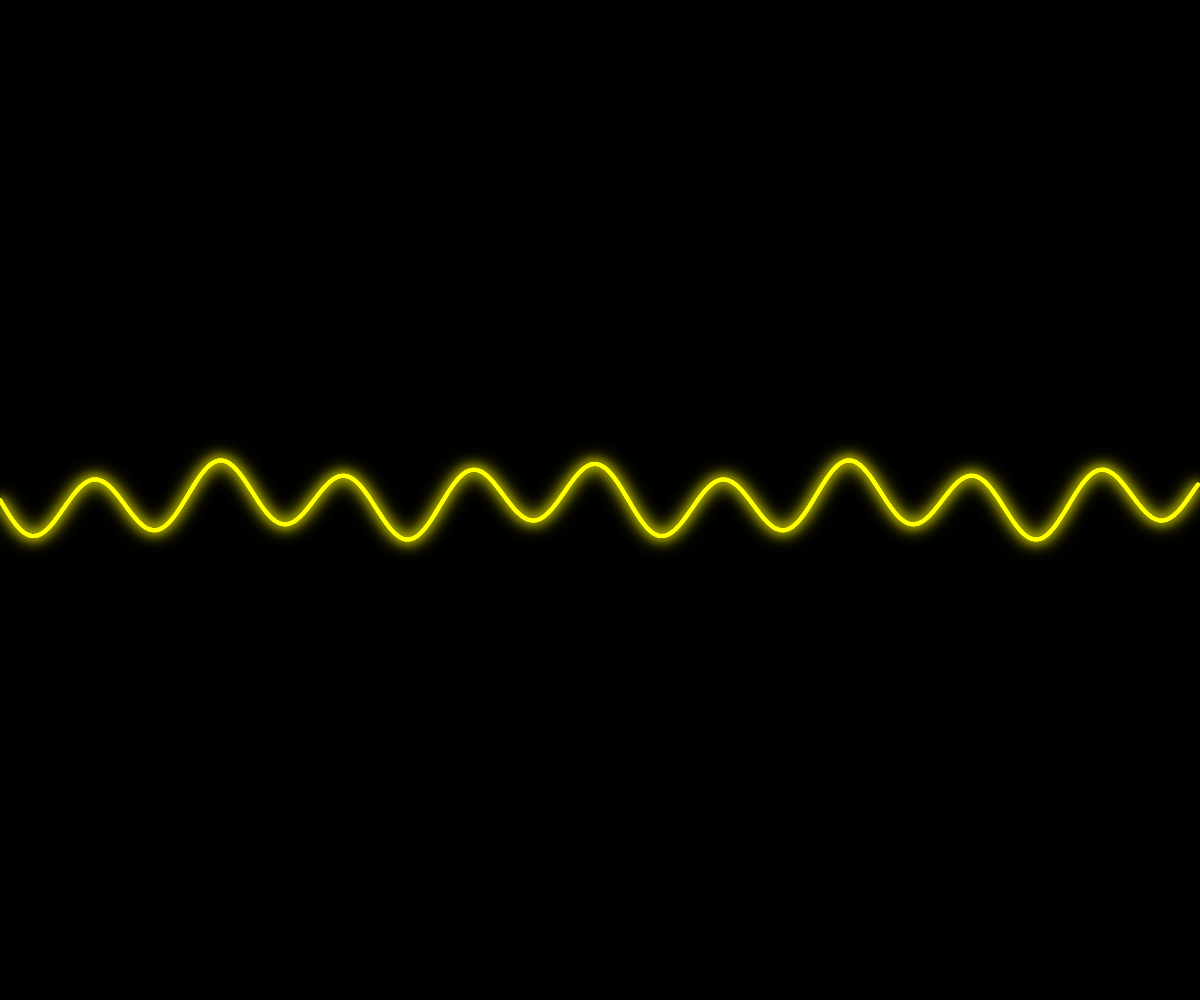
Frame 1 (no input)
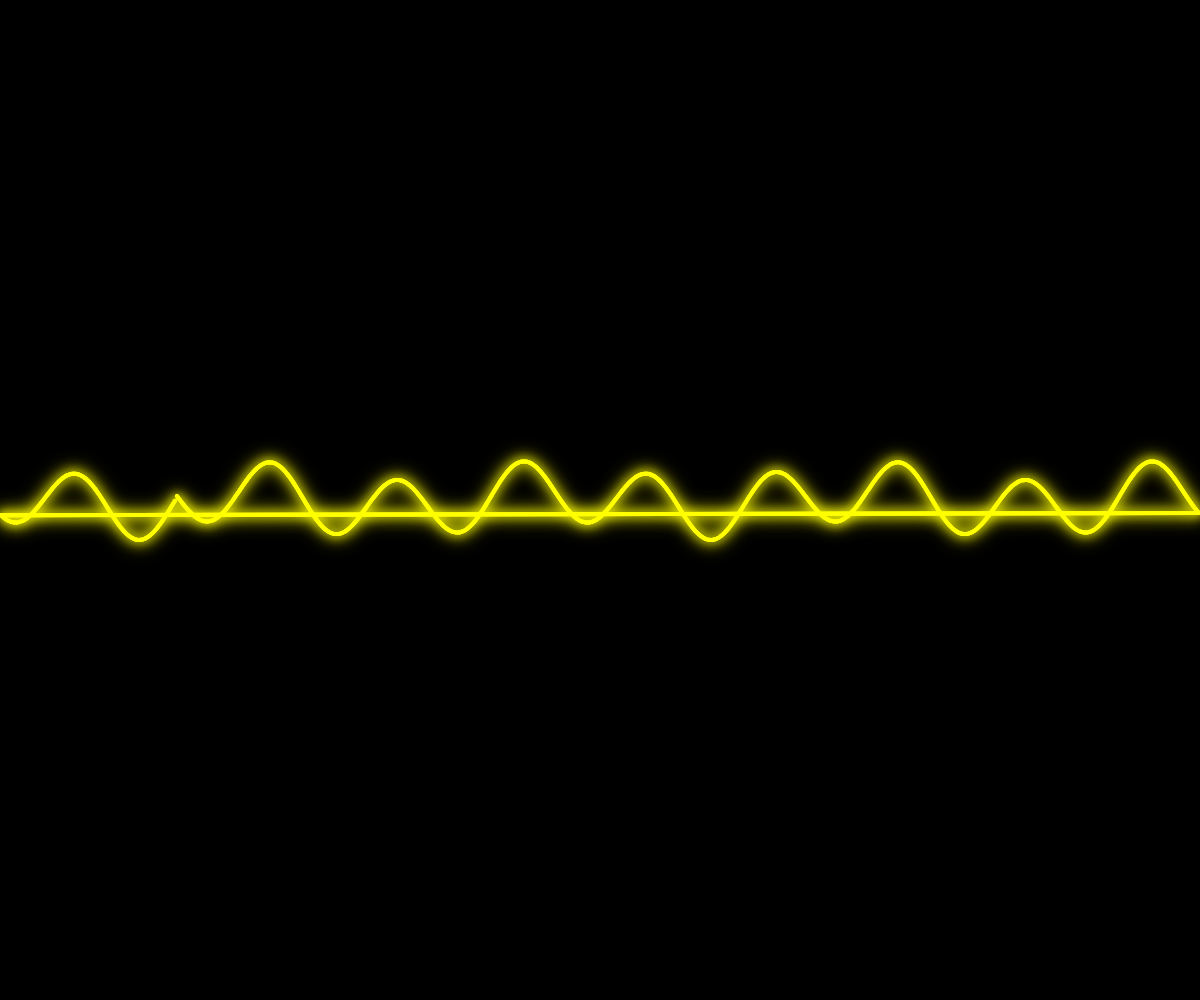
Frame 60 (no input)
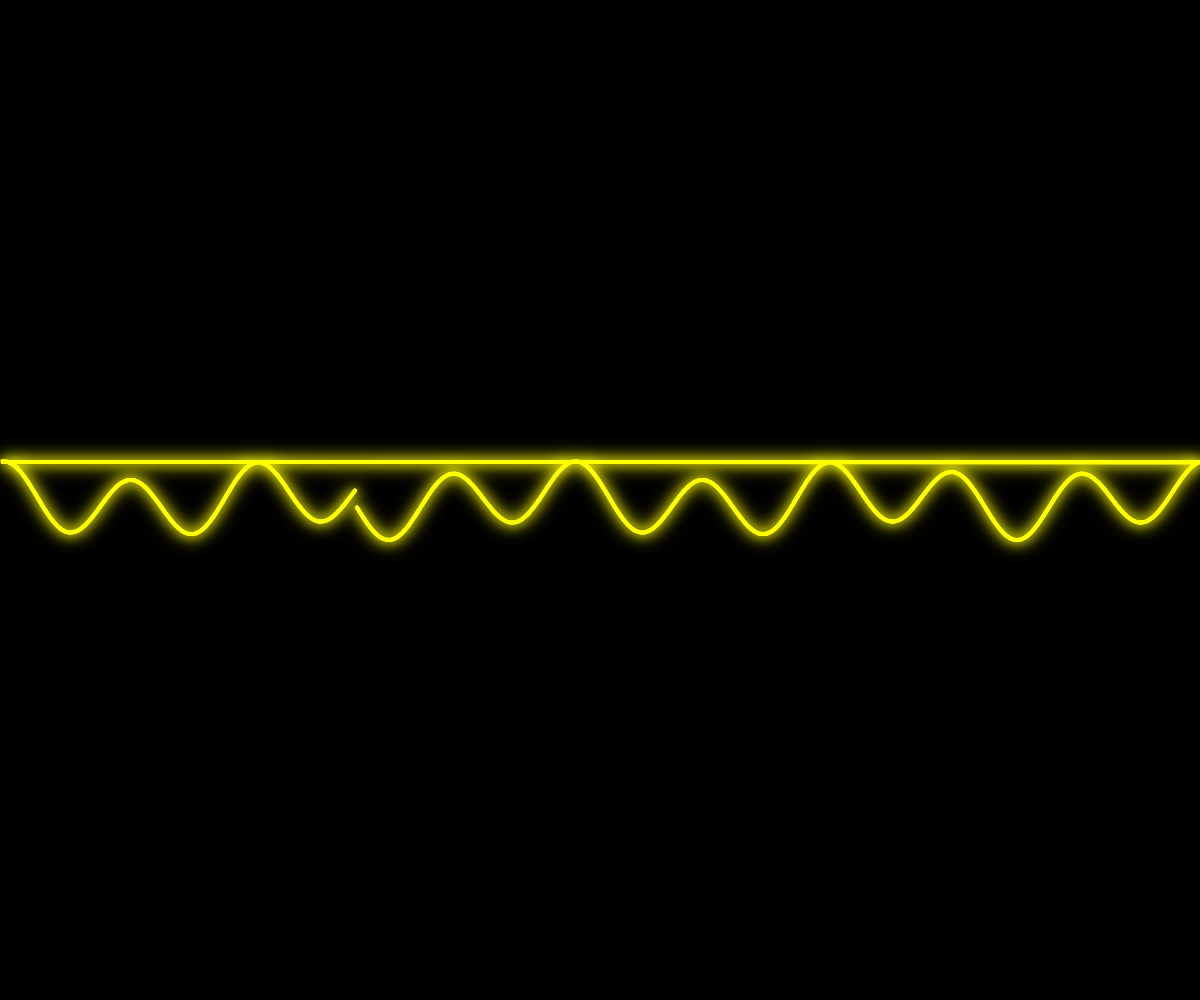
Frame 120 (the mouse pressed at the canvas centre since frame 60)

The p5.js sketch that drew these frames (run headless with seeded random() and noise() and a simulated clock; from frame 60 on, the mouse is pressed at the canvas centre):

// p5.js sketch
// ── sketch.js
let heartPath = [];
let time = 0;
const strokeW = 4;

function setup() {
  createCanvas(windowWidth, windowHeight);
  // Generate heartbeat path
  for (let i = 0; i < width; i += 2) {
    const y = height / 2 + sin(i * 0.05) * 30;
    heartPath.push({x: i, y: y});
  }
}

function draw() {
  background(0);
  
  // Draw glowing heartbeat line
  stroke(255, 255, 0); // Neon yellow
  strokeWeight(strokeW);
  noFill();
  
  // Add glow effect with multiple layers
  for (let i = 0; i < 3; i++) {
    drawingContext.shadowBlur = 10 + i * 5;
    drawingContext.shadowColor = color(255, 255, 0);
    beginShape();
    for (let j = 0; j < heartPath.length; j++) {
      const x = heartPath[j].x + time * 3;
      const y = heartPath[j].y + sin(x * 0.02) * 10;
      vertex(x % width, y);
    }
    endShape();
  }
  
  // Reset shadow
  drawingContext.shadowBlur = 0;
  
  // Update path for animation
  time += 1;
}
